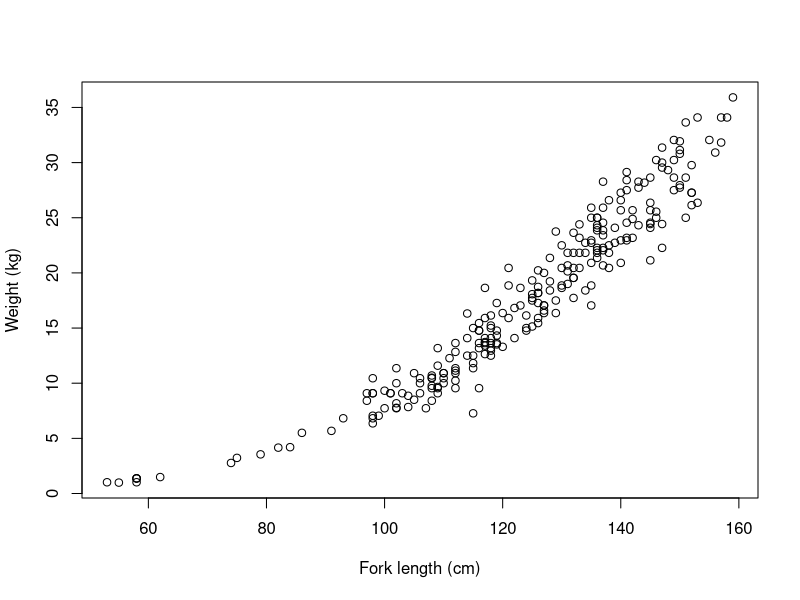
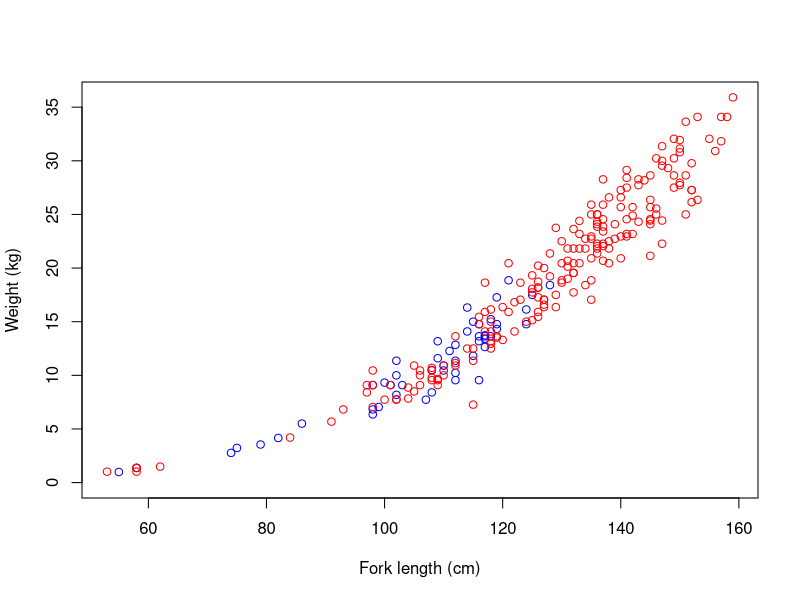
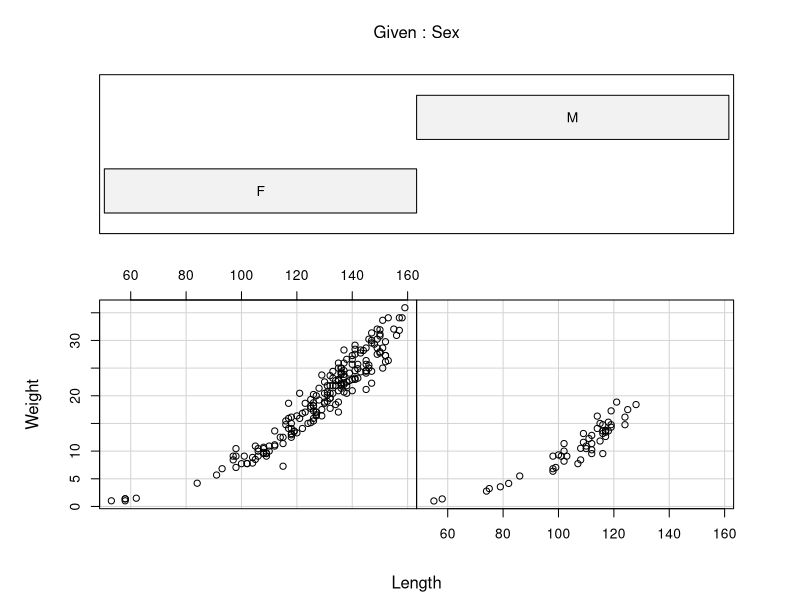
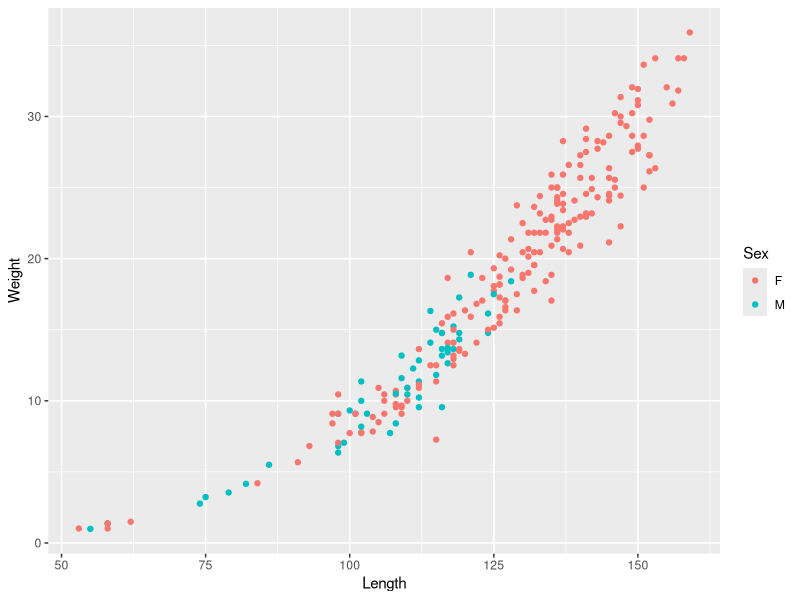
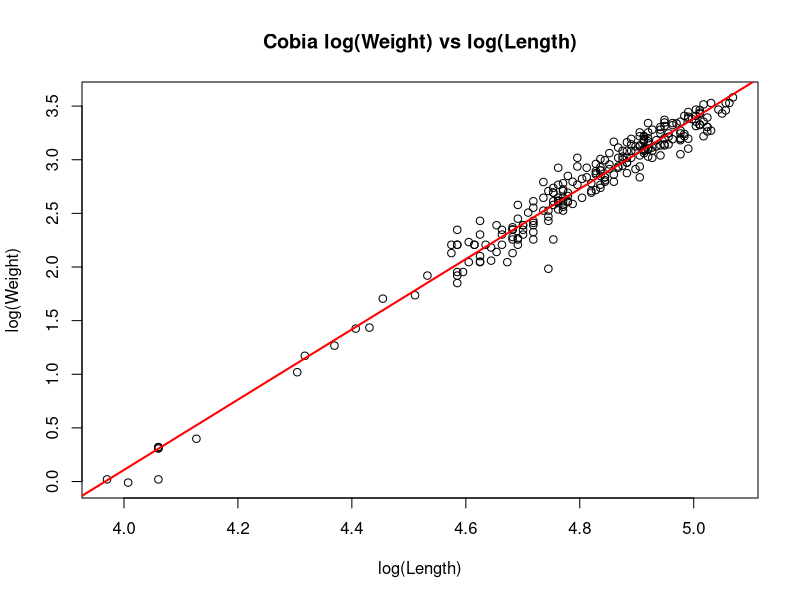
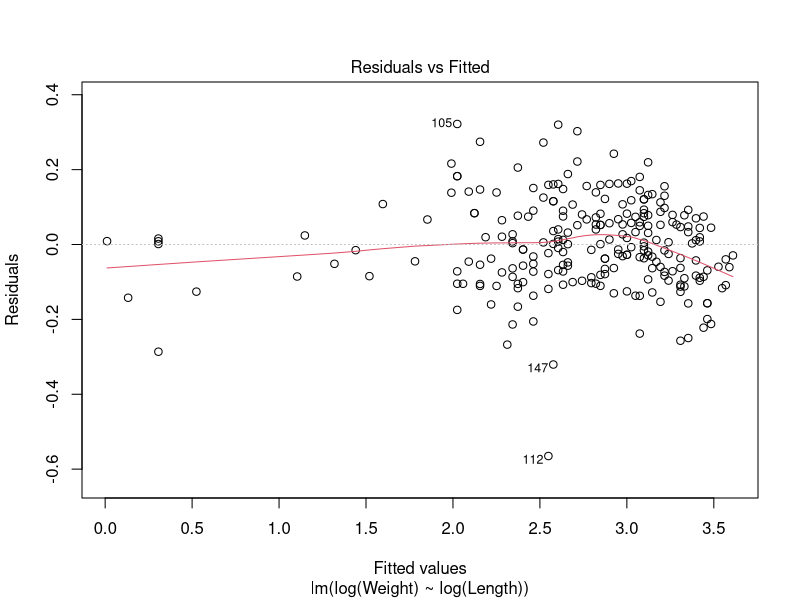
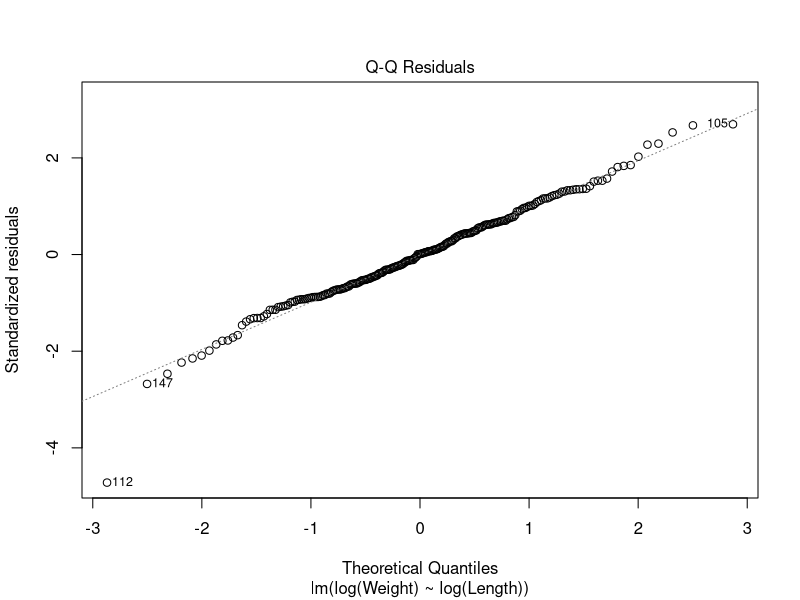
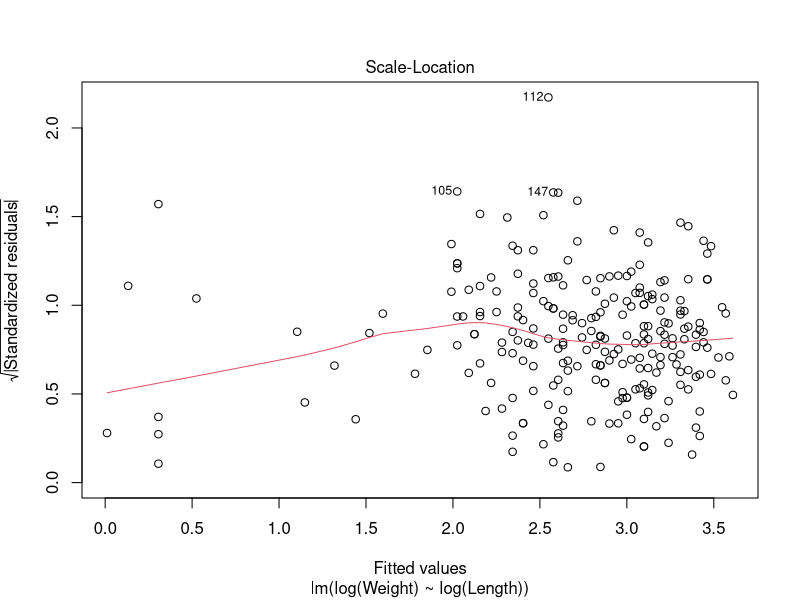

Source code (R) for these figures, in order:
#@@@@@@@@@@@@@@@@@@@@@@@@@@@@@@@@@@@@@@@@@@@@@@@@@@@@
# FISH 458/558 - Fisheries Population Dynamics 
# Lab 5 - Weight-Length Models   
# A. Buchheister (based on material from RJ Latour and PD Lynch)
# January 2024
#@@@@@@@@@@@@@@@@@@@@@@@@@@@@@@@@@@@@@@@@@@@@@@@@@@@@


# TO DO IN LAB:
#   - Comments from returned HW
#     - Figure formatting & captions
#     - Question 3 - Make sure you understand this
#     - Make sure to include your code
#     - Answer in complete sentences
#     - Questions?
#   - Comment on Working Together
#   - Mini presentation (Sarah M.) - https://docs.google.com/spreadsheets/d/1FLvSbWkZqddlqOKo7F821xU0g77_9xmSVmroeDkOWxk/edit#gid=786638210
#     - No presentation next week
#   - Regression demo (Excel)
#   - Look up pictures of Cobia
#   - Go through Lab script
#   - No HW this week --> Take home will be distributed this week.



#@@@@@@@@@@@@@@@@@@@@@@@@@@@@@@@@@@@@@@@@@@@@@@@@@@@@
# BRING IN DATA ------
#@@@@@@@@@@@@@@@@@@@@@@@@@@@@@@@@@@@@@@@@@@@@@@@@@@@@

#First, set your working directory. This is the path for the folder that has the lab files.
#You can set your working directory by going to: 
#Session>Set Working Directory>To Source File Location
#(note: this will only work if you have all of your files for the lab together in a single folder)
#Once you do it, you can copy the code from your console into your script for future use. 
#It will look something like this:
#setwd("C:/Users/ab4577/HSU/Teaching/PopDy/2022_Spring/Labs/Lab 04 - DataExpl, Weight-length, Condition")

#Read in cobia dataset that has length (cm) and weight (kg) measurements for cobia.
cobia=read.csv("Cobia_Weight-at-length_unsorted.csv")
head(cobia)

#Let's sort, or order, the dataframe by one of the variables (this will facilitate plotting our model fits later on)
  #Create new data frame sorted by length:
  cobia = cobia[order(cobia$Length), ]  #Order the data by length.
  cobia
    
#Load packages
library(lattice)


#@@@@@@@@@@@@@@@@@@@@@@@@@@@@@@@@@@@@@@@@@@@@@@@@@@@@
# BASIC DATA EXPLORATION -----
#@@@@@@@@@@@@@@@@@@@@@@@@@@@@@@@@@@@@@@@@@@@@@@@@@@@@

  #STUDENTS: Run this section on your own and discuss what you see with a neighbor.
  #plot weight-at-length data
  L=cobia$Length
  W=cobia$Weight
  
  par(mfrow=c(1,1))
  
  #Scatter plot - all fish
  plot(L,W,xlab='Fork length (cm)',ylab='Weight (kg)',xlim=c(min(L),max(L)))
  
  #Treat sexes separately; subset dataframe for Males and females, then make plot
  Male=subset(cobia,Sex=='M')
  Female=subset(cobia,Sex=='F' )
    #SIDENOTE: If you want to subset by multiple variables, you could do something like this:
      BigFemales=subset(cobia, Sex=='F' & Length>120)

  plot(Male$Length,Male$Weight,col='blue',xlab='Fork length (cm)',ylab='Weight (kg)',xlim=c(min(L),max(L)),ylim=c(0,max(W)))
  points(Female$Length,Female$Weight,col='red')  #
  
  #COPLOT ("conditional plot") - Great tool for looking at possible interactions or effects of other variables
    coplot(Weight~Length|Sex, data=cobia, rows=1)  #Recall that | means "given"

  #Same thing with ggplot
  library(ggplot2)
  ggplot(data=cobia, aes(x=Length, y=Weight, color=Sex))+
    geom_point()
  
###CALCULATING VALUES FOR SUBSETS OF A DATASET (NEEDED FOR HW!)
    #Calculate mean weight and sample size (n) by sex for cobia data
    library(dplyr)  #install the dplyr package if needed.
    L.table = cobia %>% group_by(Sex) %>% 
              summarize(Wt.mean= mean(Weight), 
                        n=length(Weight)) 
    L.table
      #for tutorial on data manipulation with dplyr: see:
      #http://genomicsclass.github.io/book/pages/dplyr_tutorial.html



#@@@@@@@@@@@@@@@@@@@@@@@@@@@@@@@@@@@@@@@@@@@@@@@@@@@@
#  WEIGHT-LENGTH GROWTH MODELS ----
#@@@@@@@@@@@@@@@@@@@@@@@@@@@@@@@@@@@@@@@@@@@@@@@@@@@@



#@@@@@@@@@@@@@@@@@@@@@@@@@@@@@@@@@@@@@@@@@@@@@@@@@@@@
#Allometric growth model:  W = a*L^b ----


    

## 1. Multiplicative error structure ---------------------------------

#If we assume multiplicative error, the allometric growth eqn becomes:
#  W = a*(L^b)*exp(eps), where W=weight, L=length, a and b are parameters, and eps=random error (epsilon)
#we can log transform the equation and make it a linear model:
# log(Weight) = a1 + b*log(Length) + eps 
#  (Note that a1 in this eqn is different than a in the allometric model; a1 = log(a))

#Fit linear model  
mod1=lm(log(Weight)~log(Length), data=cobia)   #Syntax: lm(Y~X, data=mydata)
summary(mod1)

#Plot of log-transformed data with model fit
  par(mfrow=c(1,1))
  plot(log(Weight)~log(Length), data=cobia,xlab='log(Length)',ylab='log(Weight)', main="Cobia log(Weight) vs log(Length)")
  abline(mod1, col="red", lwd=2)

#Extract slope (b) and intercept (a1) from the log-transformed model
  summary(mod1)$coefficients #this is the table of the coefficients from the model summary
  b=summary(mod1)$coefficients[2,1]   
  b
  a1=summary(mod1)$coefficients[1,1]
  a1
  
#Backtransform the a1 parameter to get "a" for the W = a*(L^b) model
  #note: log(a) = a1, so a = exp(a1)
  a = exp(a1)
  a
    

  ###DIAGNOSTICS FOR CHECKING ASSUMPTIONS ------
  
  #Background: R can provide some Automated diagnostic plots
    plot(mod1)  #provides 4 diagnostic plots, but you need to hit "RETURN" to see the plots.
    ?plot.lm #this describes the standard plots for an lm object
    par(mfrow=c(2,2))
    plot(mod1)  #plot all 4 plots together.
        #How to pick specific plots (e.g., examine residuals and QQplot only)
        par(mfrow=c(2,1))
        plot(mod1, which=c(1,2))  #use "which" to specify the plot numbers

  #CREATE YOUR OWN PERSONALIZED SET OF DIAGNOSTIC PLOTS TOGETHER
      par(mfrow=c(2,2)) #Reset par to start new set of plots

      #Store residuals
      r1 = resid(mod1)
      
      #1. Y vs. X (with fit)
      plot(log(Weight)~log(Length), data=cobia,xlab='log(Length)',ylab='log(Weight)', main="Cobia log(Weight) vs log(Length)")
      abline(mod1, col="red", lwd=2)

      #2. Histogram of residuals
      hist(r1, xlab="Residual", main="Histogram of residuals", breaks=25)
      
      #3. Resid vs. fitted
      plot(mod1, which=1, add.smooth=F) #Note: removing the red smoothing line
    
      #4. QQ Plot
      plot(mod1, which=2)
    


    ### Bias correction and plotting ---------

    # Remember that fitting a linear model to logged data will lead to bias in the estimates.
    # We have to correct for this bias by multiplying back-transformed parameter estimates
    # by a correction factor (CF), where CF = exp((SEE^2)/2).
    
    #STEP 1. Get SEE (standard error of estimate; aka residual standard error)
      #Get SEE (aka "Residual standard error" from model output)
      SEE = summary(mod1)$sigma  
      
        #Sidenote: you can also calculate SEE by hand:
          # n=nrow(cobia)
          # SEE2=sqrt(sum(((log(W)-predict(mod1))^2)/(n-2)))

    #STEP 2. Calculate correction factor (CF) for model 2 
      CF=exp((SEE^2)/2)
    
    #STEP 3. Backtransform predictions (for mod1) and multiply by CF 
    pred1=exp(predict(mod1))*CF
      
      pred1.nocorrection = exp(predict(mod1)) #predictions with NO bias correction
    
    #Plot of bias-corrected predictions
      par(mfrow=c(1,1))
      plot(L,W,xlab='Fork length (cm)',ylab='Weight (kg)',xlim=c(50,max(L)), main="Cobia Weight at Length")
      lines(L,pred1,col='red',lwd=2)
      legend("topleft",c("Model 1 - multiplicative error"),
             col=c("red"), lty=1)
      
    #Plot of log-transformed data
      par(mfrow=c(1,1))
      plot(log(L),log(W),xlab='log(Length)',ylab='log(Weight)', main="Cobia log(Weight) vs log(Length)")
      abline(mod1, col='red',lwd=2)
    
    

    ### HYPOTHESIS TEST FOR b PARAMETER ----

      #Run a hypothesis test for comparing the b estimate against 3 (which would be for an isometric model)
      #extract b estimate and SE(b) from model object
      b=summary(mod1)$coefficients[2,1]   
      b
      se.b=summary(mod1)$coefficients[2,2]
      se.b
      
      #define sample size (n)
      n=nrow(cobia)
      n
      
      #Calculate your test statistic: t = |b-3|/se(b), where b is your estimate, and se(b) is the standard error of the b estimate
      test.stat=abs((b-3)/se.b)
      test.stat
      
      #Calculate the critical t value (if test.stat is greater than this, we say the 
      #difference is significant and reject the null hypothesis that b=3)
      t.crit= qt(0.975,n-1) #This gives the t value given a quantile value and your degrees of freedom (df)
      t.crit                      #We use 0.975 for alpha=0.05 because this is a 2-tailed test, and we specify df as n-1.  
      
      #Calculate the exact p value (probability of a t statistic greater than or equal to what was observed)
      pval=pt(test.stat,n-1,lower.tail=F)  
      pval
        #This is the P-value that you interpret to see if your b coefficient is significantly different
        #from 3.  
          # H0: b=3
          # H1: b != 3 (!= means "not equal to")
        #If P is <0.05, we reject the null hypothesis.
        #In this situation, we might say something like this:
        #"A t-test indicated that the b parameter was significantly 
        #different from 3 (t=6.97, P<0.001), therefore we will use 
        #the allometric growth model as opposed to the isometric growth model."
      
   
      
      
      
      
#@@@@@@@@@@@@@@@@@@@@@@@@@@@@@@@@@@@@@@@@@@@@@@@@@@@@
# EXTRA REFERENCE MATERIAL 
#@@@@@@@@@@@@@@@@@@@@@@@@@@@@@@@@@@@@@@@@@@@@@@@@@@@@
   
         

  ## 2. Additive error structure, using Nonlinear least squares ----

  # Use nonlinear least squares and additive error structure:
  #  W = a*(L^b) + eps, where W=weight, L=length, a and b are parameters, and eps=random error (epsilon)
      
    #You have to specify the equation for your model, and specify some starting values for your parameters
    #Note: if you get errors, try using different starting values
  mod2=nls(Weight~a*Length^b, data=cobia, start=list(a=5e-6,b=2.9), trace=T)   
  summary(mod2)
  
  #Generate plot of model fit - mod2 predictions (using additive error structure)
    pred2 = predict(mod2) #use predict() function to get estimated (aka fitted) Y values
    
    par(mfrow=c(1,1))
    plot(L,W,xlab='Fork length (cm)',ylab='Weight (kg)',xlim=c(50,max(L)), main="Cobia Weight at Length")
    lines(L,pred2,col='blue',lwd=2)
    legend("topleft",c("Model 2 - additive error"),
           col=c("blue"), lty=1)
  
    
  ###Evaluate main model assumptions: 1) Normality of errors, 2) Homogeneity of variance of errors, 3) independence, 
    #define residuals
    r2=resid(mod2)
    
    #histogram of residuals with normal plot
    hist(r2,xlab='Residual')  #ok, but if we want to plot a normal distribution on top, we have to do the following:
    
        #SKIP: histogram with normal curve overlaid
          hist(r2,xlab='Residual', prob=TRUE) #instead of plotting frequency, we plot the probability density
          curve(dnorm(x,mean=mean(r2), sd=sd(r2)), col='red',add=TRUE)  #dnorm is for the probability density for the normal distribution
          #residuals seem to be slightly negatively skewed
      
    #qqplot for normal distribution; 
    qqnorm(r2)
    qqline(r2,lwd=2, col="red") #add in a line for reference
      #Our residuals form a nearly straight line which is good (although there are some deviations at the ends)
    
    #plot residuals vs. X variable
    plot(r2~L,ylab='Residual',xlab='Fork length')
    abline(0,0,lty=2)
      #We have a problem of non-constant variance here! greater residuals at larger lengths
    
        #SIDENOTE: use identify function to look at potential outlier(s) - allows you to click on the plot to indicate points
        #  identify(x=L,y=r2)  #Click as many points of interest as you want, then press ESCAPE
    
  ### HYPOTHESIS TEST FOR b PARAMETER ----

    #Run a hypothesis test for comparing the b estimate against 3 (which would be for an isometric model)
      #extract b estimate and SE(b) from model object
      names(summary(mod2))
      summary(mod2)$coefficients
      
      b=summary(mod2)$coefficients[2,1]   
      b
      se.b=summary(mod2)$coefficients[2,2]
      se.b
      
      #define sample size (n)
      n=nrow(cobia)  #Remember to remove rows with missing data if there are any!  e.g., nrow(na.omit(cobia))
      n
      
      #Calculate your test statistic: t = |b-3|/se(b), where b is your estimate, and se(b) is the standard error of the b estimate
      test.stat=abs((b-3)/se.b)
      test.stat
      
      #Calculate the critical t value (if test.stat is greater than this, we say the 
      #difference is significant and reject the null hypothesis that b=3)
      t.crit= qt(0.975,n-1) #This gives the t value given a quantile value and your degrees of freedom (df)
                            #We use 0.975 for alpha=0.05 because this is a 2-tailed test, and we specify df as n-1.  
      
      #Calculate the exact p value (probability of a t statistic greater than or equal to what was observed)
      pval=pt(test.stat,n-1,lower.tail=F)  
      pval
  
  
#@@@@@@@@@@@@@@@@@@@@@@@@@@@@@@@@@@@@@@@@@@@@@@@@@@@@
# COMPARING ADDITIVE AND MULTIPLICATIVE ERROR MODELS -----
#@@@@@@@@@@@@@@@@@@@@@@@@@@@@@@@@@@@@@@@@@@@@@@@@@@@@
    #Plot of both model predictions overlaid
      par(mfrow=c(1,1))
      plot(L,W,xlab='Fork length (cm)',ylab='Weight (kg)',xlim=c(50,max(L)), main="Cobia Weight at Length")
      lines(L,pred1,col='red',lwd=2)  #Predictions from model with additive error
      lines(L,pred2,col='blue',lwd=2)
      legend("topleft",c("Model 1 - multiplicative error", "Model 2 - additive error"),
             col=c("red","blue"), lty=1)
  
    #multipanel plot for diagnostics of mod1 and mod2 for comparison
    par(mfrow=c(3,2))
    
    #histogram of residuals
      hist(r1,xlab='Residual', prob=TRUE, breaks=25) 
      curve(dnorm(x,mean=mean(r1), sd=sd(r1)), col='red',add=TRUE)
      
      hist(r2,xlab='Residual', prob=TRUE, breaks=25) 
      curve(dnorm(x,mean=mean(r2), sd=sd(r2)), col='blue',add=TRUE)
    
    #qqplot
      qqnorm(r1)
      qqline(r1, lwd=2, col="red")
      
      qqnorm(r2)
      qqline(r2, lwd=2, col="blue")
    
    #plot residuals
      plot(r1~L,ylab='Residual',xlab='Fork length', main="Residual plot - model 1")
      abline(0,0,lty=2)
      
      plot(r2~L,ylab='Residual',xlab='Fork length', main="Residual plot - model 2")
      abline(0,0,lty=2)
    
    #improved plots under multiplicative error

   
      
         
#@@@@@@@@@@@@@@@@@@@@@@@@@@@@@@@@@@@@@@@@@@@@@@@@@@@@
# Extra exploratory plots
#@@@@@@@@@@@@@@@@@@@@@@@@@@@@@@@@@@@@@@@@@@@@@@@@@@@@
      
      #HISTOGRAMS, DENSITY PLOTS - Histograms and related plots
      hist(cobia$Length, breaks=20)
      histogram(~cobia$Length | cobia$Sex, breaks=20)  #note: using a different package (lattice)
      
      #BOXPLOT
      par(mfrow=c(1,1))
      boxplot(cobia$Length, ylab="Length")
      boxplot(cobia$Length~cobia$Sex, xlab="Sex", ylab="Length")

